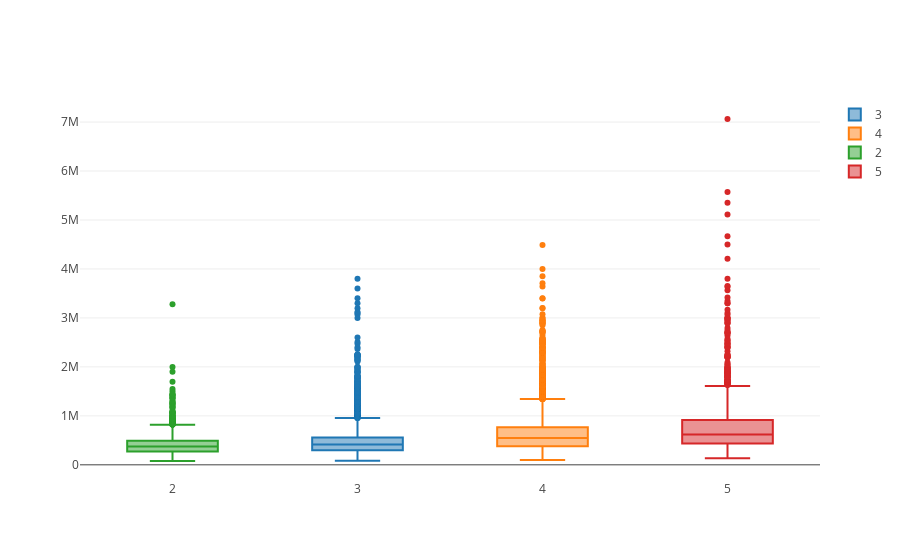

Write notebook code for a chart like this one.
### Code cell
data = []

for bedrooms in [3, 4, 2, 5]:
    data.append(
        go.Box(y=house[house.bedrooms==bedrooms].price, 
               name=bedrooms)
    )
iplot(data, show_link = False)

### Figure 1 — Plotly figure (JSON) as saved in the notebook; plotly's stock layout.template omitted (floating-point values rounded to 4 significant figures; data arrays with more than 128 entries replaced by an {"elided": "..."} marker saying what was removed)
{"data": [{"name": "3", "type": "box", "uid": "8d7a08f0-cfef-11e8-b88a-9cf387ab854a", "y": {"elided": "9824 int values"}}, {"name": "4", "type": "box", "uid": "8d7a0c7e-cfef-11e8-bce6-9cf387ab854a", "y": {"elided": "6882 int values"}}, {"name": "2", "type": "box", "uid": "8d7a0e54-cfef-11e8-84c4-9cf387ab854a", "y": {"elided": "2760 int values"}}, {"name": "5", "type": "box", "uid": "8d7a0fee-cfef-11e8-a885-9cf387ab854a", "y": {"elided": "1601 int values"}}], "layout": {}}
